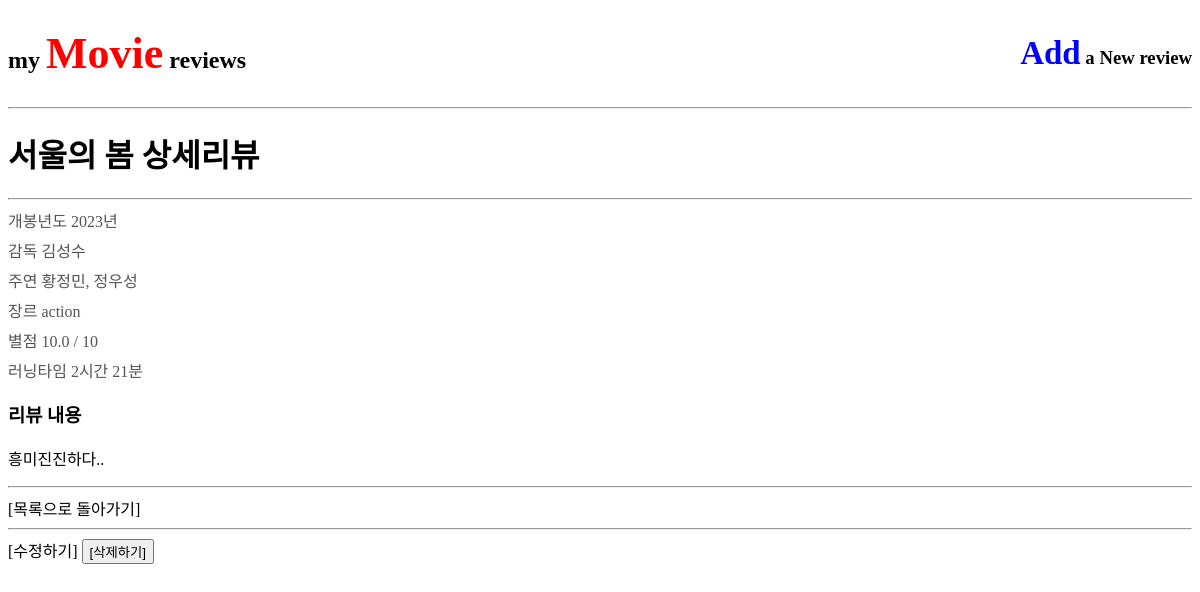
/6/, run on the app's committed database.
### reviews/models.py (models this page shows, shortened)
class Review(models.Model):
    GENRE_CHOICES = [
        ('action', '액션'),
        ('romance', '로맨스'),
        ('comedy', '코미디'),
        ('sf', 'SF'),
        ('horror', '공포'),
    ]
    title = models.CharField(max_length=100)
    director = models.CharField(max_length=32)
    main_actor = models.CharField(max_length=32)
    genre = models.CharField(max_length=32, choices=GENRE_CHOICES)
    rating = models.FloatField()
    release_year = models.IntegerField()
    runtime = models.IntegerField()
    content = models.TextField()
    created_at = models.DateTimeField(auto_now_add=True)
    def get_runtime_display(self):
        hours = self.runtime // 60
        minutes = self.runtime % 60
        if hours > 0:
            return f"{hours}시간 {minutes}분"
        return f"{minutes}분"

### reviews/views.py (the view)
# urls.py: path('<int:pk>/', views.review_detail, name='review_detail'),
def review_detail(request, pk):
    review = Review.objects.get(id=pk)
    context = {
        "review": review
    }
    return render(request, 'review_detail.html', context)

### reviews/templates/review_detail.html (shortened to what this page needs)
{% extends "base.html" %}
{% block content%}
  <h1>{{ review.title }} 상세리뷰</h1>
  <hr>
    <ul>
        <li>개봉년도 {{ review.release_year }}년</li>
        <li>감독 {{ review.director }}</li>
        <li>주연 {{ review.main_actor }}</li>
        <li>장르 {{ review.genre }}</li>
        <li>별점 {{ review.rating }} / 10 </li>
        <li>러닝타임 {{ review.get_runtime_display }}</li>
    </ul>
    <h3>리뷰 내용</h3>
    <p>{{ review.content }}</p>
    <hr>
    <a href="{% url 'reviews:review_list' %}">[목록으로 돌아가기]</a>
    <hr>
    <a href="{% url 'reviews:review_update' review.pk %}">[수정하기]</a>
    <form action="{% url 'reviews:review_delete' review.pk %}" method="POST" style="display:inline;">
        <button type="submit"> [삭제하기] </button>
    </form>
{% endblock %}

### reviews/static/css/styles.css (style rules this page uses)
a { color:black; text-decoration: none; }
ul { list-style: none; padding: 0; margin: 0; }
li { margin-bottom: 6px; color: #555; }

### data on the page
Review: title "서울의 봄", release_year "2023", director "김성수", main_actor "황정민, 정우성", genre "action", rating "10.0", runtime "2시간 21분", content "흥미진진하다.."
